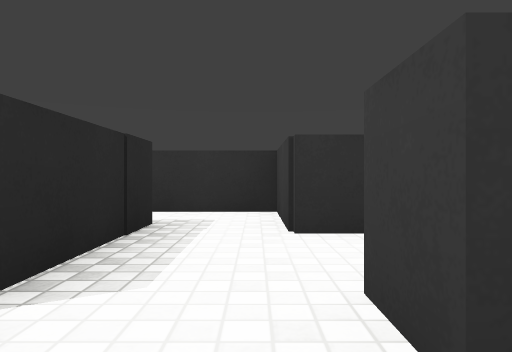
View 1 (above)

19 first-person views from a walk through a scene from a Unity 3-D project. The camera is 0.53 m above the floor, looks level and sees 70° across. The floor is counted in squares, 1 m on a side. Each view is taken from the middle of a square. On the plan, view 1 faces up. The plan holds only what a view shows up to about 9 squares ahead; the rest is blank. The place goes on beyond the plan. Surface patterns are stand-ins for the level's own textures.

View 2
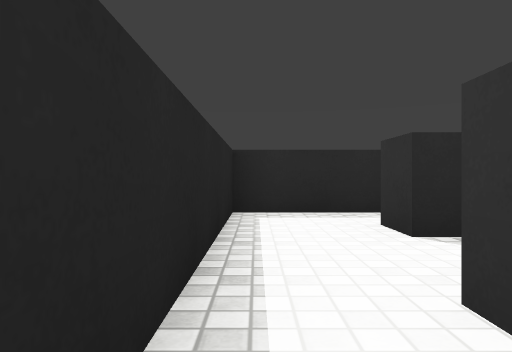

View 3
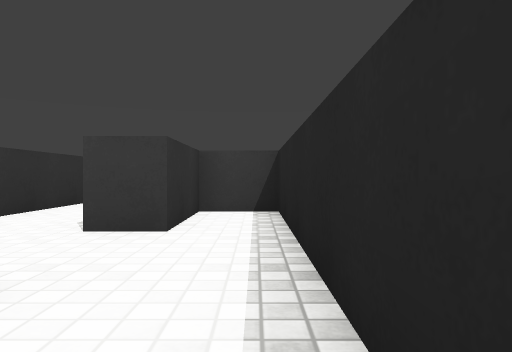

View 4
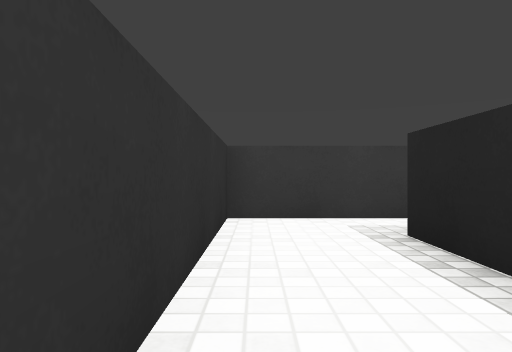

View 5
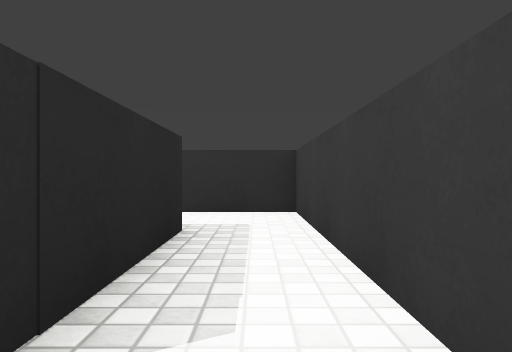

View 6
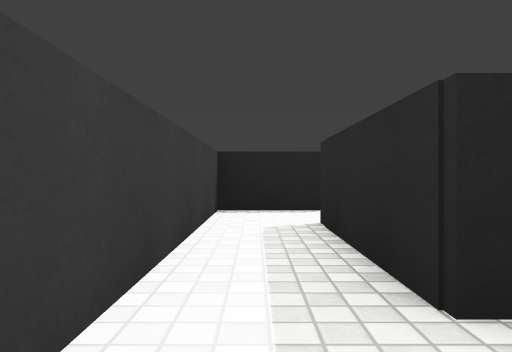

View 7
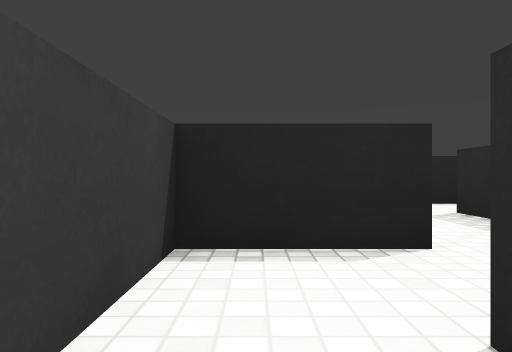

View 8
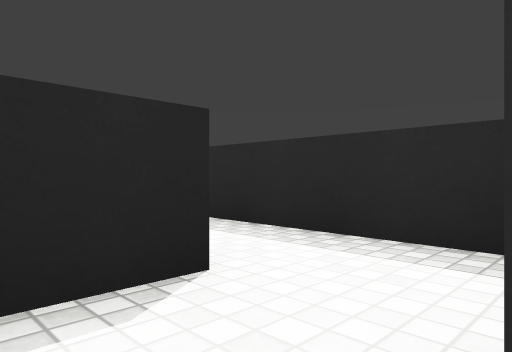

View 9
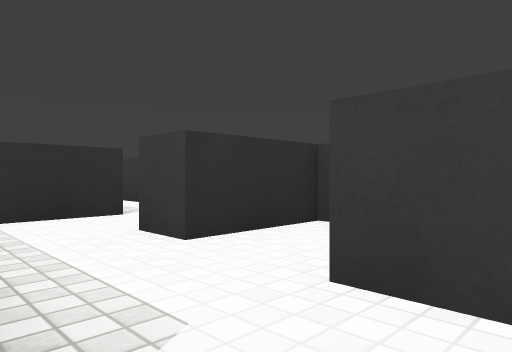

View 10
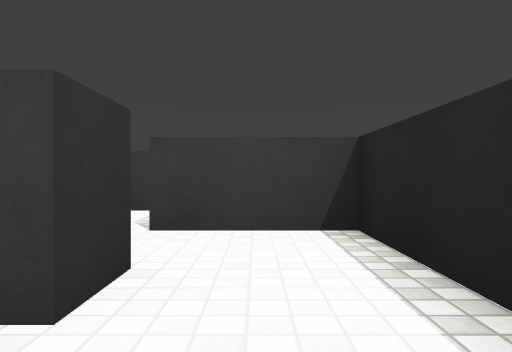

View 11
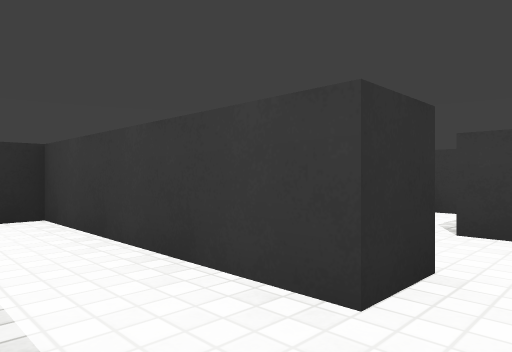

View 12
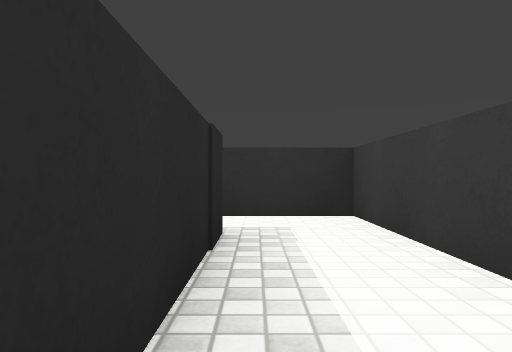

View 13
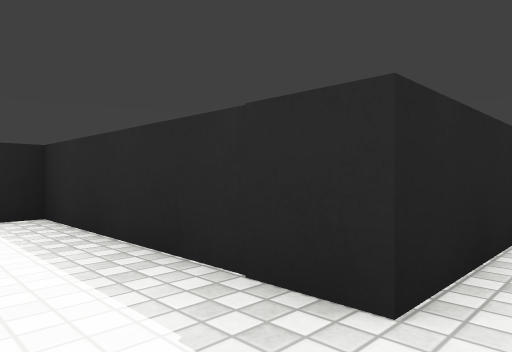

View 14
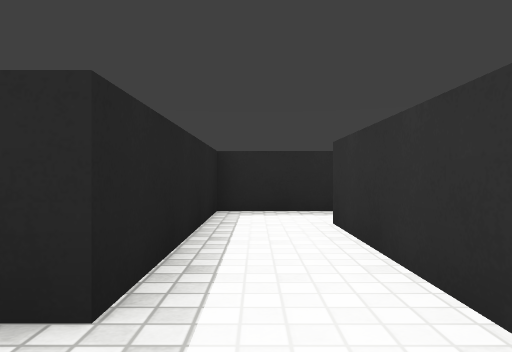

View 15
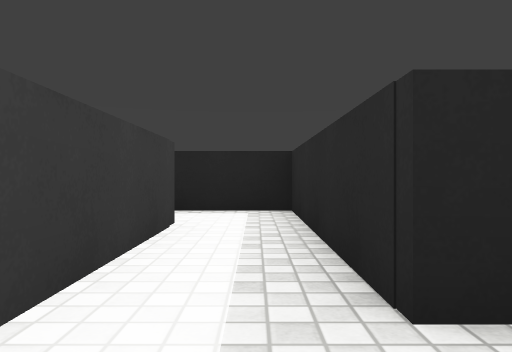

View 16
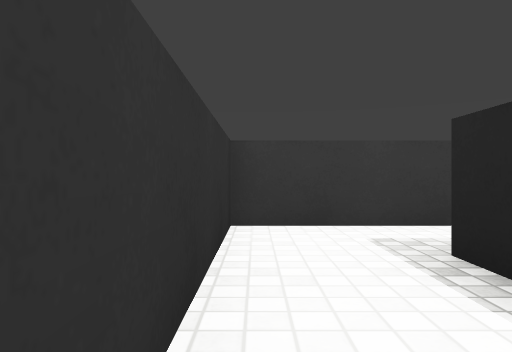

View 17
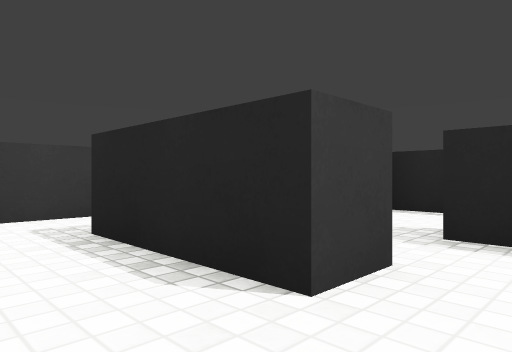

View 18
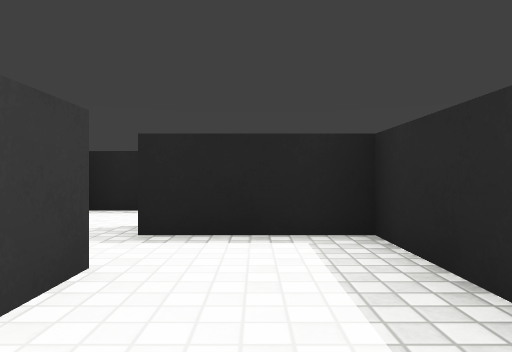

View 19
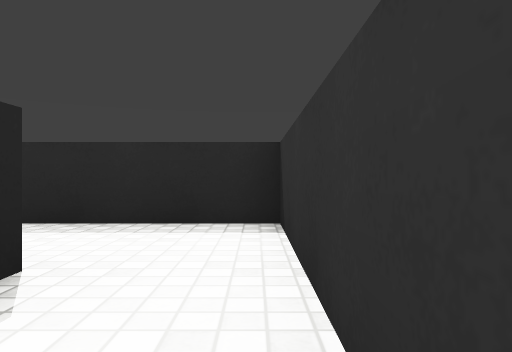

### Floor plan
Ten units are one square. View 1 is at (0, 0); x grows to the right and y downward. Boxes are objects, and circles mark ways between rooms. Rooms are numbered by the first view taken in them; rooms with no view inside come last. Other rooms are left out.
<svg viewBox="-106 -45 157 120">
<path fill="none" stroke="#000" d="M19 -16 34 -16M25 -9 5 -9 5 -18M-33 -19 -33 3 24 3M46 4 46 -33 2 -33M46 44 46 4M11 15 11 53M33 8 33 11 18 11M11 53 3 53M4 70 26 70 26 49M3 53 3 11 -41 11M-44 26 -13 26 -13 70 4 70M-56 -16 -56 26 -44 26M-41 11 -41 -33 -66 -33M-72 26 -64 26M-66 -33 -101 -33 -101 4"/>
<rect x="-25" y="-35" width="20" height="20" fill="#bbb"><title>black block</title></rect>
<rect x="25" y="-5" width="10" height="10" fill="#bbb"><title>black block</title></rect>
<rect x="25" y="25" width="20" height="10" fill="#bbb"><title>black block</title></rect>
<rect x="-95" y="5" width="20" height="10" fill="#bbb"><title>black block</title></rect>
<rect x="-85" y="-15" width="20" height="10" fill="#bbb"><title>black block</title></rect>
<circle cx="40" cy="10" r="3" fill="#2a7"/>
<circle cx="20" cy="50" r="3" fill="#2a7"/>
<circle cx="10" cy="60" r="3" fill="#2a7"/>
<circle cx="-40" cy="20" r="3" fill="#2a7"/>
<circle cx="-60" cy="-25" r="3" fill="#2a7"/>
<text x="0" y="-20">1</text>
<text x="30" y="40">2</text>
<text x="10" y="60">3</text>
<text x="-10" y="40">4</text>
<text x="-50" y="-10">5</text>
<text x="-80" y="0">6</text>
</svg>
Room 1 opens to room 2. Room 2 opens to room 3. Room 3 opens to room 4. Room 4 opens to room 5. Room 5 opens to room 6.

Where each view was taken, in squares from view 1:
view 1: 0 up, 0 right, facing up
view 2: 0 up, 2 right, facing left
view 3: 0 up, 3 left, facing right
view 4: 3 up, 0 right, facing right
view 5: 2 down, 4 right, facing up
view 6: 3 up, 4 right, facing down
view 7: 0 up, 4 right, facing down
view 8: 1 down, 4 right, facing down-left
view 9: 6 down, 1 right, facing up-right
view 10: 6 down, 1 left, facing right
view 11: 6 down, 1 left, facing up-right
view 12: 6 down, 1 left, facing up
view 13: 2 down, 0 right, facing down-left
view 14: 2 down, 0 right, facing left
view 15: 3 up, 5 left, facing down
view 16: 3 up, 8 left, facing right
view 17: 3 up, 9 left, facing down-right
view 18: 3 up, 9 left, facing down
view 19: 3 up, 6 left, facing left
